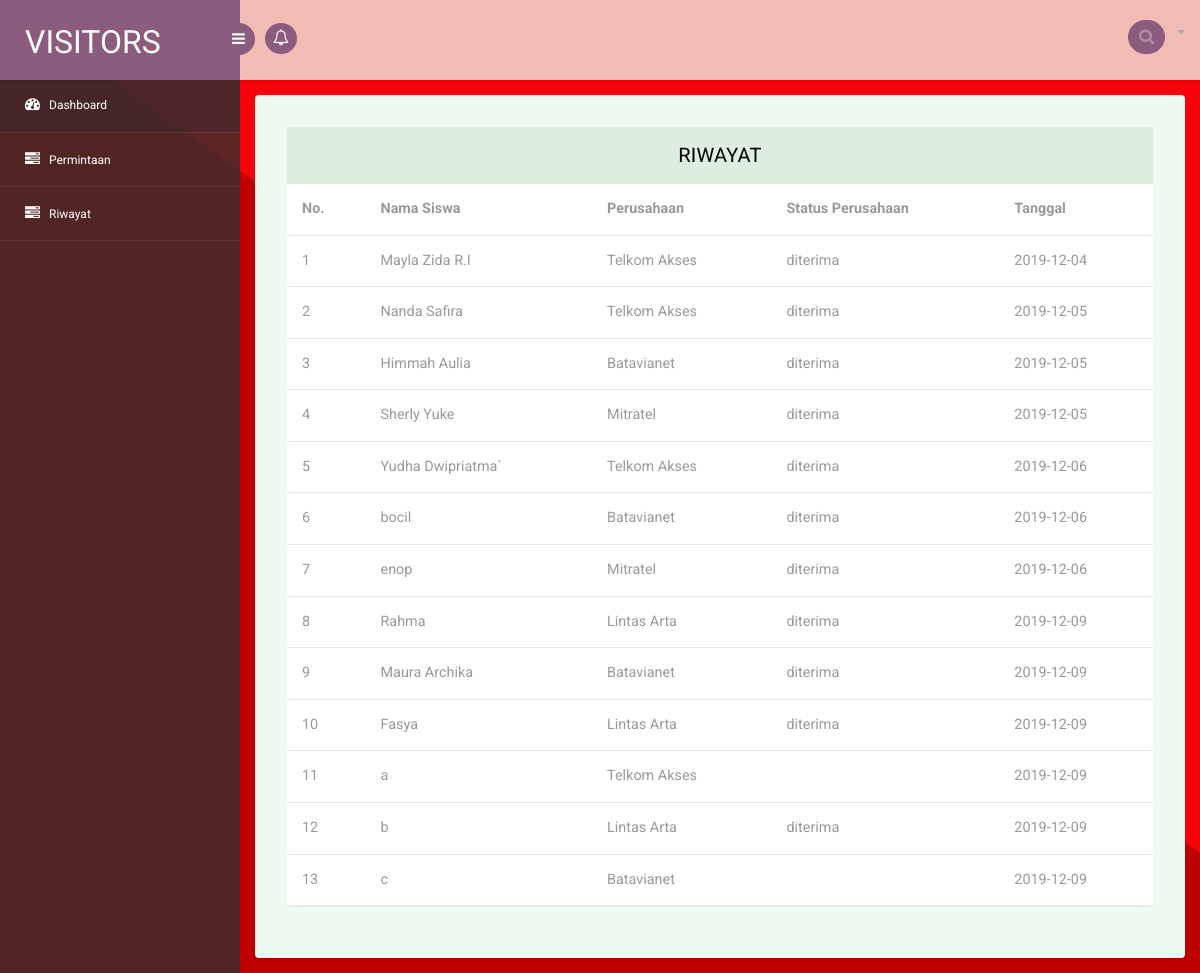
/index.php/permintaan/riwayat, run on the app's committed database.
### tables this page shows
CREATE TABLE `detil_transaksi` (
  `id_detil` int(11) NOT NULL,
  `cv` varchar(20) NOT NULL,
  `status_pilihan` varchar(20) NOT NULL,
  `status_perusahaan` varchar(20) NOT NULL,
  `tanggal` date NOT NULL,
  `id_perusahaan` int(11) NOT NULL,
  `id_siswa` int(11) NOT NULL
);

CREATE TABLE `siswa` (
  `id_siswa` int(11) NOT NULL,
  `nama_siswa` varchar(50) NOT NULL,
  `nis` varchar(20) NOT NULL,
  `kelas` varchar(11) NOT NULL,
  `telp` int(20) NOT NULL,
  `username` varchar(50) NOT NULL,
  `password` varchar(20) NOT NULL
);

CREATE TABLE `perusahaan` (
  `id_perusahaan` int(11) NOT NULL,
  `nama_perusahaan` varchar(20) NOT NULL,
  `gambar` text NOT NULL,
  `kuota` varchar(20) NOT NULL,
  `deskripsi` varchar(200) NOT NULL,
  `pilihan` varchar(50) NOT NULL,
  `id_kat` int(11) NOT NULL,
  `id_persyaratan` int(11) NOT NULL
);

### application/controllers/Permintaan.php (called while the page is built, shortened)
<?php
class Permintaan extends CI_Controller {
	public function __construct()
     {
        $this->load->model('m_permintaan');
		$this->load->library('form_validation');
		$this->load->helper('url');
     }
	public function riwayat()
	{
			$data['content_view'] = 'v_riwayat';
			$data['riwayat'] = $this->m_permintaan->get_riwayat();
			$this->load->view('template_user', $data);
	}
}

### index.php (called while the page is built, shortened)
<?php
require_once BASEPATH.'core/CodeIgniter.php';

### application/models/m_permintaan.php (called while the page is built, shortened)
<?php
class m_permintaan extends CI_Model {
	public function get_riwayat()
	{
		return $this->db->select('detil_transaksi.id_detil, perusahaan.nama_perusahaan, siswa.nama_siswa,  detil_transaksi.status_perusahaan,detil_transaksi.tanggal')
						->join('perusahaan','perusahaan.id_perusahaan = detil_transaksi.id_perusahaan')
						->join('siswa','siswa.id_siswa = detil_transaksi.id_siswa')
						->group_by('id_detil')
						->get('detil_transaksi')
						->result();
	}
}

### application/views/v_riwayat.php (the view, shortened to what this page needs)
<section id="main-content">
	<section class="wrapper">
		<div class="table-agile-info">
 <div class="panel panel-default">
    <div class="panel-heading">
     RIWAYAT
    </div>
    <div>
      <table class="table" ui-jq="footable">
      <tr>
      <tr>
                                                <th>No.</th>
                                                <th>Nama Siswa</th>
                                                <th>Perusahaan</th>
                                                <th>Status Perusahaan</th>
                                                <th>Tanggal</th>
                                            </tr>
                                        <?php
								$no = 1;
								foreach ($riwayat as $r) {
									echo '
										<tr>
											<td>'.$no.'</td>
                                            <td>'.$r->nama_siswa.'</td>
                                            <td>'.$r->nama_perusahaan.'</td>
                                            <td>'.$r->status_perusahaan.'</td>
                                            <td>'.$r->tanggal.'</td>
										</tr>
									';
									$no++;
								}
							?>
						</table>
                              </div>
                              </div>
                          </div>
</section>

### assets/css/style.css (style rules this page uses)
html, body { font-family: 'Roboto', sans-serif; font-size: 100%; overflow-x: hidden; background: url(../images/bg1.png) no-repeat 0px 0px; background-size:cover; }
#main-content { margin-left:240px; -webkit-transition:all .3s ease-in-out; -moz-transition:all .3s ease-in-out; -o-transition:all .3s ease-in-out; transition:all .3s ease-in-out; }
.wrapper { display:inline-block; margin-top:80px; padding:15px; width:100%; }
.panel-heading { position: relative; height: 57px; line-height: 57px; letter-spacing: 0.2px; color: #000; font-size: 18px; font-weight: 400; padding: 0 16px; background:#ddede0; border-top-right-radius: 2px; border-top-left-radius: 2px; text-transform: uppercase; text-align: center; }
.panel { border: none ! important; }
.table>tbody>tr>td, .table>tbody>tr>th, .table>tfoot>tr>td, .table>tfoot>tr>th, .table>thead>tr>td, .table>thead>tr>th { border-bottom: 1px solid #e9e9e9 ! important; }
.table > thead > tr > th, .table > tbody > tr > th, .table > tfoot > tr > th, .table > thead > tr > td, .table > tbody > tr > td, .table > tfoot > tr > td { border-top: none !important; }
.table td, .table>tbody>tr>td, .table>tbody>tr>th, .table>tfoot>tr>td, .table>tfoot>tr>th, .table>thead>tr>td, .table>thead>tr>th { padding: 15px!important; }
.table > thead > tr > th, .table > tbody > tr > th, .table > tfoot > tr > th, .table > thead > tr > td, .table > tbody > tr > td, .table > tfoot > tr > td { font-size: 0.9em; color: #999; border-top: none !important; }
.table-agile-info { background: #eef9f0; padding: 2em; border-radius: 4px; -webkit-box-shadow: 0 1px 1px rgba(0,0,0,.05); box-shadow: 0 1px 1px rgba(0,0,0,.05); }
.panel-default>.panel-heading { color: #000000 ! important; background-color: #ddede0 ! important; border-color: #ddede0 ! important; font-size: 20px; }

### data on the page
detil_transaksi: id_siswa.nama_siswa "Mayla Zida R.I", id_perusahaan.nama_perusahaan "Telkom Akses", status_perusahaan "diterima", tanggal "2019-12-04"
detil_transaksi: id_siswa.nama_siswa "Nanda Safira", id_perusahaan.nama_perusahaan "Telkom Akses", status_perusahaan "diterima", tanggal "2019-12-05"
detil_transaksi: id_siswa.nama_siswa "Himmah Aulia", id_perusahaan.nama_perusahaan "Batavianet", status_perusahaan "diterima", tanggal "2019-12-05"
detil_transaksi: id_siswa.nama_siswa "Sherly Yuke", id_perusahaan.nama_perusahaan "Mitratel", status_perusahaan "diterima", tanggal "2019-12-05"
detil_transaksi: id_siswa.nama_siswa "Yudha Dwipriatma`", id_perusahaan.nama_perusahaan "Telkom Akses", status_perusahaan "diterima", tanggal "2019-12-06"
detil_transaksi: id_siswa.nama_siswa "bocil", id_perusahaan.nama_perusahaan "Batavianet", status_perusahaan "diterima", tanggal "2019-12-06"
detil_transaksi: id_siswa.nama_siswa "enop", id_perusahaan.nama_perusahaan "Mitratel", status_perusahaan "diterima", tanggal "2019-12-06"
detil_transaksi: id_siswa.nama_siswa "Rahma", id_perusahaan.nama_perusahaan "Lintas Arta", status_perusahaan "diterima", tanggal "2019-12-09"
detil_transaksi: id_siswa.nama_siswa "Maura Archika", id_perusahaan.nama_perusahaan "Batavianet", status_perusahaan "diterima", tanggal "2019-12-09"
detil_transaksi: id_siswa.nama_siswa "Fasya", id_perusahaan.nama_perusahaan "Lintas Arta", status_perusahaan "diterima", tanggal "2019-12-09"
detil_transaksi: id_siswa.nama_siswa "a", id_perusahaan.nama_perusahaan "Telkom Akses", tanggal "2019-12-09"
detil_transaksi: id_siswa.nama_siswa "b", id_perusahaan.nama_perusahaan "Lintas Arta", status_perusahaan "diterima", tanggal "2019-12-09"
detil_transaksi: id_siswa.nama_siswa "c", id_perusahaan.nama_perusahaan "Batavianet", tanggal "2019-12-09"
